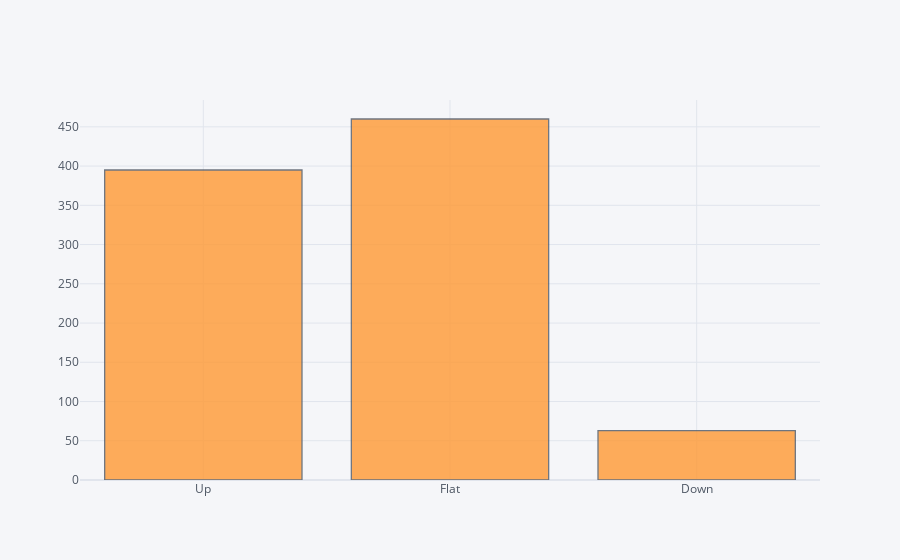

Notebook cell for this chart:
### Code cell
train_data['ST_Slope'].iplot(kind='hist')

### Figure 1 — Plotly figure (JSON) as saved in the notebook; plotly's stock layout.template omitted (floating-point values rounded to 4 significant figures; data arrays with more than 128 entries replaced by an {"elided": "..."} marker saying what was removed)
{"data": [{"histfunc": "count", "histnorm": "", "marker": {"color": "rgba(255, 153, 51, 1.0)", "line": {"color": "#4D5663", "width": 1.3}}, "name": "ST_Slope", "opacity": 0.8, "orientation": "v", "type": "histogram", "x": {"elided": "918 str values"}}], "layout": {"barmode": "overlay", "legend": {"bgcolor": "#F5F6F9", "font": {"color": "#4D5663"}}, "paper_bgcolor": "#F5F6F9", "plot_bgcolor": "#F5F6F9", "title": {"font": {"color": "#4D5663"}}, "xaxis": {"gridcolor": "#E1E5ED", "showgrid": true, "tickfont": {"color": "#4D5663"}, "title": {"font": {"color": "#4D5663"}, "text": ""}, "zerolinecolor": "#E1E5ED"}, "yaxis": {"gridcolor": "#E1E5ED", "showgrid": true, "tickfont": {"color": "#4D5663"}, "title": {"font": {"color": "#4D5663"}, "text": ""}, "zerolinecolor": "#E1E5ED"}}}
